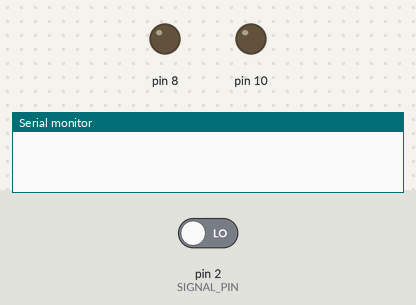
Recording of a sketch running on a simulated Arduino Uno, built with avr-gcc and run on an emulated ATmega328P. On the bench: output pins drawn as LEDs (lit = HIGH), the last lines printed to the serial monitor. Inputs (shaded band) come from the test bench; at power-on: pin 2 (SIGNAL_PIN) LOW.

Above: at 2.8 s.
2.9 s: pin 2 (SIGNAL_PIN) driven HIGH
At 3.15 s:
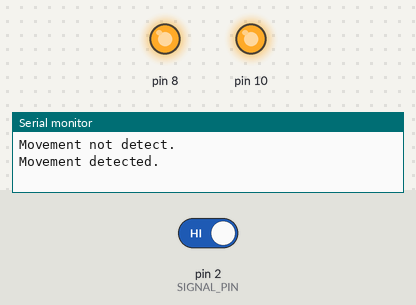
At 4.6 s:
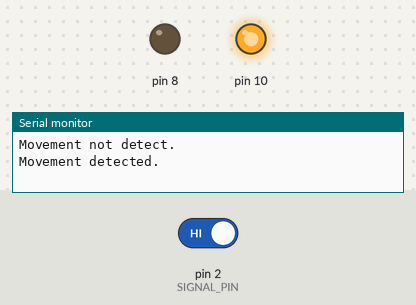
6.4 s: pin 2 (SIGNAL_PIN) driven LOW
At 7.8 s:
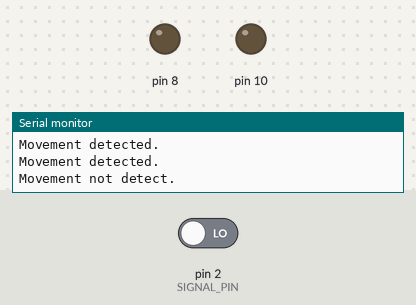
Timing chart, 0 to 9.4 s (numbered marks = the images above; inputs shaded):
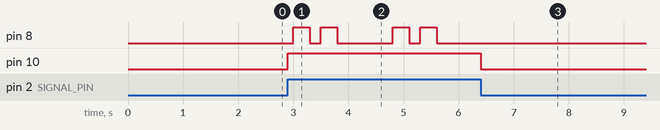

The sketch:

Task_1.1_and_1.2_code.ino
```cpp
#define SIGNAL_PIN 2


//Globals
uint8_t led_state = LOW;
uint8_t sensor_state = HIGH;

void setup() {
  Serial.begin(9600);
  pinMode(SIGNAL_PIN, INPUT);
  pinMode(8,OUTPUT);
  pinMode(10,OUTPUT);
  attachInterrupt(digitalPinToInterrupt(SIGNAL_PIN), red, CHANGE);
}

void loop() {
  if(digitalRead(SIGNAL_PIN) == sensor_state){
    Serial.println("Movement detected.");
    digitalWrite(8,HIGH);
    delay(300);
    digitalWrite(8,LOW);
    delay(200);
    digitalWrite(8,HIGH);
    delay(300);
    digitalWrite(8,LOW);
  }
  delay(1000);
}

void red()
{
  Serial.println("Movement not detect.");
  led_state = !led_state;
  digitalWrite(8,LOW);
  digitalWrite(10,led_state);
  }
```

Measured:
- after the input at 2.9 s, pin 8: LOW → HIGH after 0.10 s, → LOW 0.30 s later, → HIGH 0.20 s later, → LOW 0.30 s later, … (8 changes in this stretch); pin 10: LOW → HIGH at once
- after the input at 6.4 s, pin 8: stops changing and stays LOW; pin 10: HIGH → LOW at once
